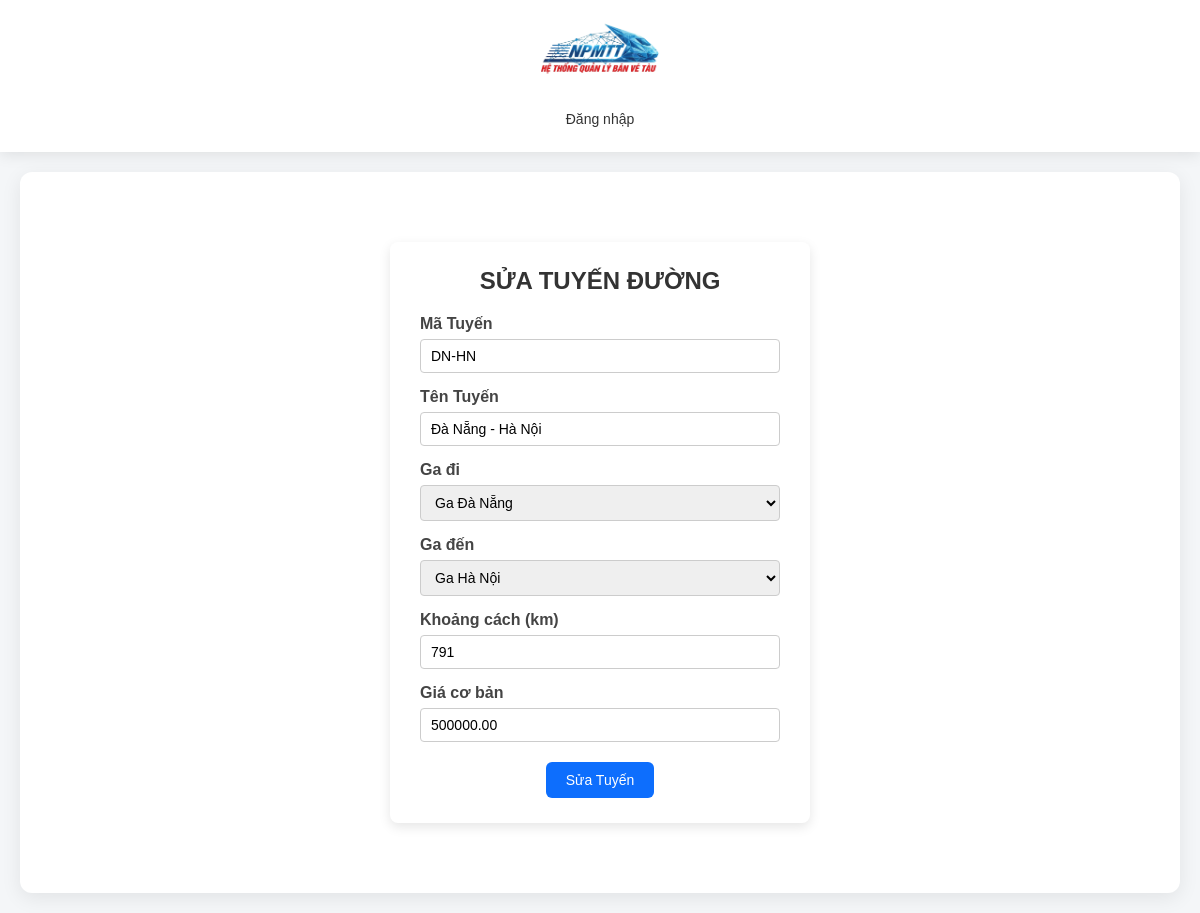
/modules/tuyen-duong/suatuyen.php?ma_tuyen=DN-HN, run on the app's committed database.
### tables this page shows
CREATE TABLE IF NOT EXISTS `tuyen_duong` (
  `id` int NOT NULL AUTO_INCREMENT,
  `ma_tuyen` varchar(20) NOT NULL COMMENT 'VD: HN-SG',
  `ten_tuyen` varchar(100) NOT NULL,
  `id_ga_di` int NOT NULL,
  `id_ga_den` int NOT NULL,
  `khoang_cach_km` int DEFAULT NULL,
  `gia_co_ban` decimal(10,2) NOT NULL COMMENT 'Giá gốc chưa nhân hệ số',
  PRIMARY KEY (`id`),
  UNIQUE KEY `ma_tuyen` (`ma_tuyen`),
  UNIQUE KEY `unique_route` (`id_ga_di`,`id_ga_den`),
  KEY `id_ga_den` (`id_ga_den`)
);

CREATE TABLE IF NOT EXISTS `ga_tau` (
  `id` int NOT NULL AUTO_INCREMENT,
  `ma_ga` varchar(20) NOT NULL COMMENT 'VD: HN, DN, SG',
  `ten_ga` varchar(100) NOT NULL COMMENT 'VD: Ga Hà Nội',
  `dia_chi` varchar(255) DEFAULT NULL,
  `thanh_pho` varchar(255) NOT NULL,
  PRIMARY KEY (`id`),
  UNIQUE KEY `ma_ga` (`ma_ga`),
  UNIQUE KEY `ten_ga` (`ten_ga`)
);

### modules/tuyen-duong/suatuyen.php (the view, shortened to what this page needs)
<?php
require_once __DIR__ . '/../../bootstrap.php';
require_once __DIR__ . '/../../includes/header.php';
$conn = $db->getConnection();
$current_tuyen = null;
if (isset($_GET['ma_tuyen'])) {
    $ma_edit = $_GET['ma_tuyen'];
    $stmt = $conn->prepare("SELECT * FROM tuyen_duong WHERE ma_tuyen = ?");
    $stmt->execute([$ma_edit]);
    $current_tuyen = $stmt->fetch(PDO::FETCH_ASSOC);
}
$sqlGa = "SELECT id, ten_ga FROM ga_tau";
$stmtGa = $conn->query($sqlGa);
$dsGa = $stmtGa->fetchAll(PDO::FETCH_ASSOC);
?>
<!DOCTYPE html>
<html lang="en">
<head>
    <link rel="stylesheet" href="../../modules/ga-tau/stylethemga.css">
</head>
<body>
<div class="add-wrapper">
    <h2 class="add-title">SỬA TUYẾN ĐƯỜNG</h2>
    <form method="POST" class="add-form">
        <div class="form-row">
            <label>Mã Tuyến</label>
            <input type="text" name="txtmatuyen" value="<?php echo $current_tuyen['ma_tuyen']; ?>" readonly>
        </div>
        <div class="form-row">
            <label>Tên Tuyến</label>
            <input type="text" name="txttentuyen" value="<?php echo $current_tuyen['ten_tuyen']; ?>" required>
        </div>
        <div class="form-row">
            <label>Ga đi</label>
            <select name="txtgadi" required>
                <?php foreach ($dsGa as $ga): ?>
                    <option value="<?php echo $ga['id']; ?>"
                        <?php if ($ga['id'] == $current_tuyen['id_ga_di']) echo 'selected'; ?>>
                        <?php echo $ga['ten_ga']; ?>
                    </option>
                <?php endforeach; ?>
            </select>
        </div>
        <div class="form-row">
            <label>Ga đến</label>
            <select name="txtgaden" required>
                <?php foreach ($dsGa as $ga): ?>
                    <option value="<?php echo $ga['id']; ?>"
                        <?php if ($ga['id'] == $current_tuyen['id_ga_den']) echo 'selected'; ?>>
                        <?php echo $ga['ten_ga']; ?>
                    </option>
                <?php endforeach; ?>
            </select>
        </div>
        <div class="form-row">
            <label>Khoảng cách (km)</label>
            <input type="text" name="txtkhoangcach" value="<?php echo $current_tuyen['khoang_cach_km']; ?>" required>
        </div>
        <div class="form-row">
            <label>Giá cơ bản</label>
            <input type="text" name="txtgiacb" value="<?php echo $current_tuyen['gia_co_ban']; ?>" required>
        </div>
        <div class="form-actions">
            <button type="submit" name="btnsua" class="btn-submit">
                Sửa Tuyến
            </button>
        </div>
    </form>
</div>
</body>
</html>

### assets/css/layout.css (style rules this page uses)
* { margin: 0; padding: 0; box-sizing: border-box; }
body { font-family: 'Segoe UI', Tahoma, Geneva, Verdana, sans-serif; background-color: #f5f5f5; min-height: 100vh; display: flex; flex-direction: column; }

### modules/ga-tau/stylethemga.css (style rules this page uses)
* { box-sizing: border-box; font-family: Arial, sans-serif; }
body { background-color: #f4f6f8; }
.add-wrapper { width: 420px; margin: 40px auto; background: #ffffff; padding: 25px 30px; border-radius: 8px; box-shadow: 0 4px 12px rgba(0, 0, 0, 0.1); }
.add-title { text-align: center; margin-bottom: 20px; color: #333; }
.add-form { width: 100%; }
.form-row { display: flex; flex-direction: column; margin-bottom: 15px; }
.form-row label { margin-bottom: 6px; font-weight: 600; color: #444; }
.form-row input, .form-row select { padding: 8px 10px; border: 1px solid #ccc; border-radius: 4px; font-size: 14px; }
.form-actions { text-align: center; margin-top: 20px; }
.btn-submit { padding: 10px 20px; background-color: #0d6efd; color: #fff; border: none; border-radius: 6px; font-size: 14px; cursor: pointer; transition: 0.2s; }

### data on the page
tuyen_duong: txtmatuyen "DN-HN", txttentuyen "Đà Nẵng - Hà Nội", txtgadi "Ga Đà Nẵng", txtgaden "Ga Hà Nội", txtkhoangcach "791", txtgiacb "500000.00"
